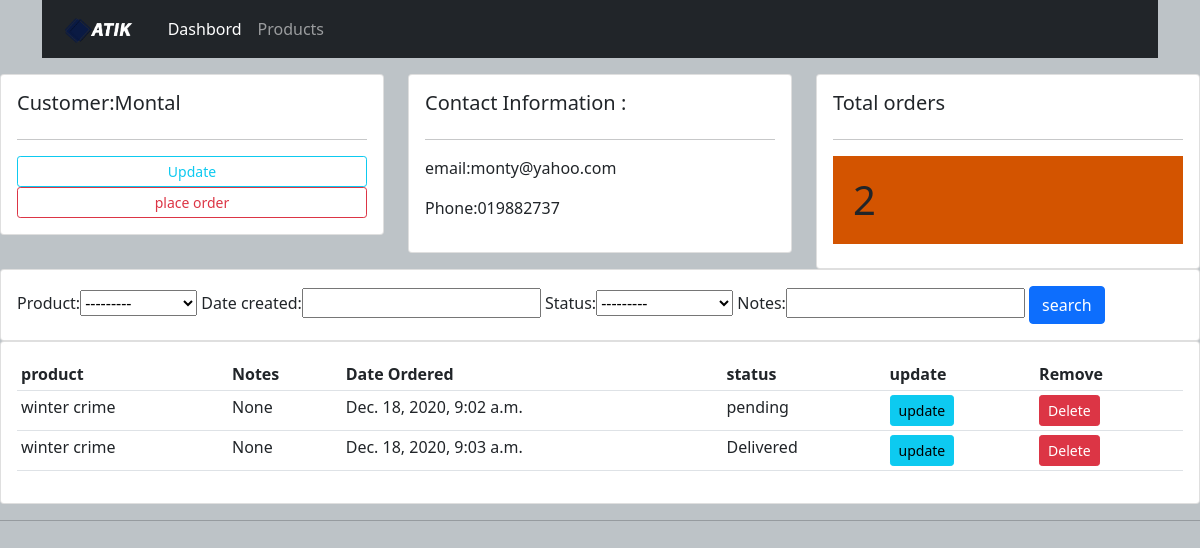
/customer/4/, run on the app's committed database.
### accounts/models.py (models this page shows, shortened)
class Customer(models.Model):
    name = models.CharField(max_length=200)
    phone = models.CharField(max_length=200)
    email = models.CharField(max_length=200)
    date = models.DateTimeField(auto_now_add=True)

class Order(models.Model):
    STATUS = (
        ('pending', 'pending'),
        ('out for delivery', 'out for delivery'),
        ('Delivered', 'Delivered'),
    )
    customer = models.ForeignKey(Customer, null=True, on_delete=models.SET_NULL)
    product = models.ForeignKey(Product, null=True, on_delete=models.SET_NULL)
    date_created = models.DateTimeField(auto_now_add=True, null=True)
    status = models.CharField(max_length=200, null=True, choices=STATUS)
    notes = models.CharField(max_length=200, null=True)

class Product(models.Model):
    CATEGORY = (
        ('Indoor', 'Indoor'),
        ('Out of Door', 'Out of Door')
    )
    name = models.CharField(max_length=200)
    price = models.FloatField(null=True)
    category = models.CharField(max_length=200, null=True, choices=CATEGORY)
    description = models.CharField(max_length=200, null=True)
    date_created = models.DateTimeField(auto_now_add=True, null=True)
    tag = models.ManyToManyField(Tag)
    def __str__(self):
        return self.name

### accounts/views.py (the view)
# urls.py: path('customer/<str:pk>/', customer, name='customer'),
def customer(request, pk):
    customers = Customer.objects.get(id=pk)
    orders = customers.order_set.all()
    orders_count = orders.count()
    my_filter = OrderFilter(request.GET, queryset=orders)
    orders = my_filter.qs
    context = {'customer': customers, 'order': orders, 'orders_count': orders_count, 'myFilter': my_filter}
    return render(request, 'accounts/customer.html', context)

### templates/accounts/customer.html
{% extends 'accounts/main.html' %}
{% block content %}
<div class="row">
    <div class="col-md">
        <div class="card card-body">
            <h5>Customer:{{ customer.name }}</h5>
            <hr>
            <a href="" class="btn btn-outline-info btn-sm btn-block">Update</a>
            <a href="" class="btn btn-outline-danger btn-sm btn-block">place order</a>
        </div>
    </div>
    <div class="col-md">
        <div class="card card-body">
            <h5>Contact Information :</h5>
            <hr>
            <p>email:{{customer.email }}</p>
            <p>Phone:{{ customer.phone }}</p>
        </div>
    </div>
    <div class="col-md">
        <div class="card card-body">
            <h5>Total orders</h5>
            <hr>
            <h1 style="text align:center;padding:20px;background-color:#d35400;">{{ orders_count }}</h1>
        </div>
    </div>
</div>
<div class="row">
    <div class="col">
        <div class="card card-body">
            <form action="" method="get">
                {{ myFilter.form  }}
                <button class="btn btn-primary" type="submit">search</button>
            </form>
        </div>
    </div>
</div>
<div class="row">
    <div class="col-md">
        <div class="card card-body">
            <table  class="table table-sm" >
                <tr>
                    <th>product</th>
                    <th>Notes</th>
                    <th>Date Ordered</th>
                    <th>status</th>
                    <th>update</th>
                    <th>Remove</th>
                </tr>
                {% for order in order %}
                <tr>
                    <td>{{ order.product }}</td>
                    <td>{{ order.notes }}</td>
                    <td>{{ order.date_created }}</td>
                    <td>{{ order.status }}</td>
                    <td><a class="btn btn-sm btn-info" href="{% url 'update-order' order.id %}">update</a> </td>
                    <td><a class="btn btn-sm btn-danger" href="{% url 'delete' order.id %}">Delete</a> </td></td>
                </tr>
                {% endfor %}
            </table>
        </div>
    </div>
</div>
{% endblock %}

### static/css/main.css (style rules this page uses)
body { background-color:#bdc3c7; }

### data on the page
Customer: name "Montal", email "monty@yahoo.com", phone "019882737"
Order: product "winter crime", notes "None", date_created "Dec. 18, 2020, 9:02 a.m.", status "pending"
Order: product "winter crime", notes "None", date_created "Dec. 18, 2020, 9:03 a.m.", status "Delivered"

### other printed values
{{ orders_count }} "2"
